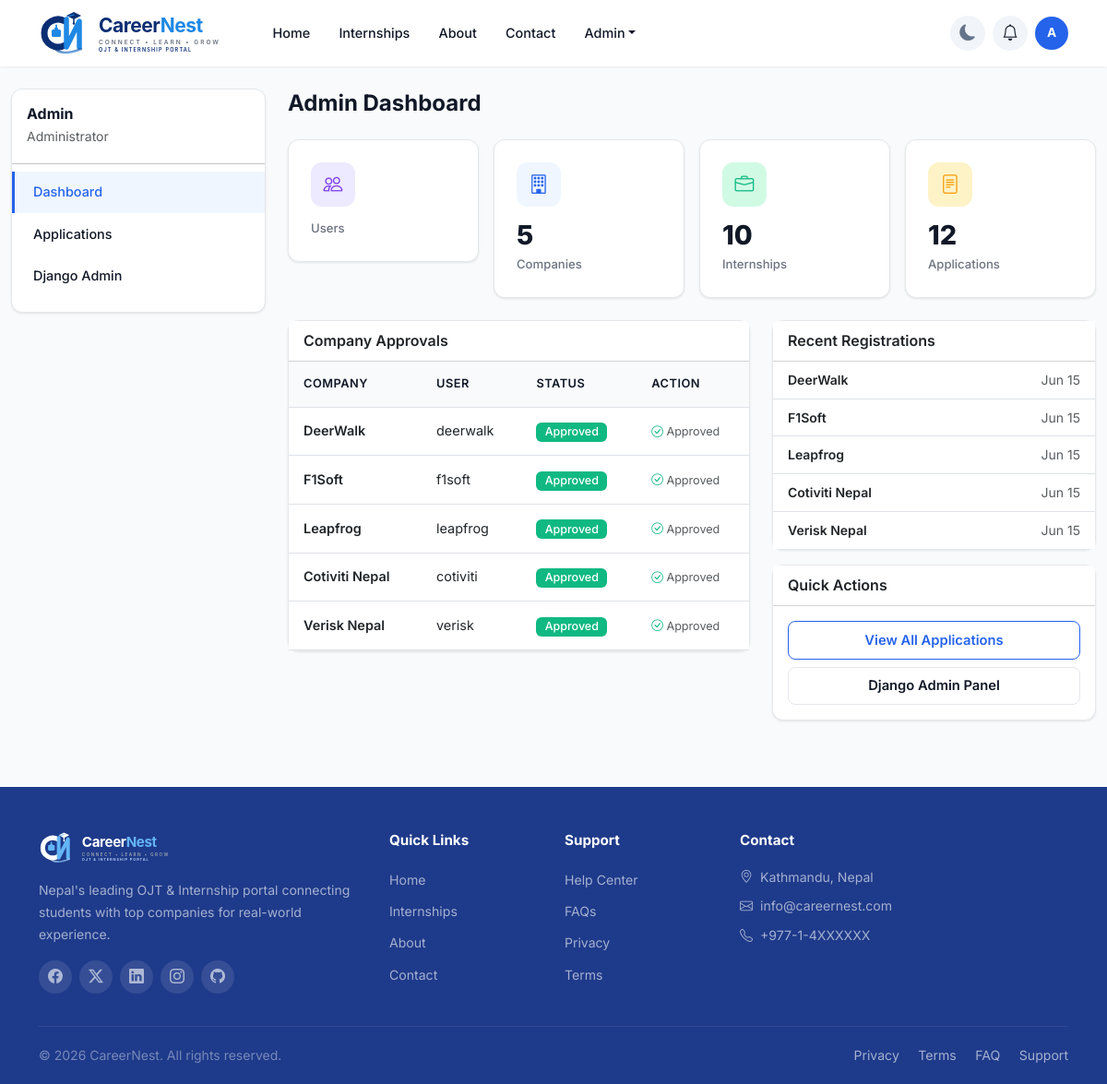
The app's page /internships/admin-dashboard/ (signed in) with its own data.
### companies/models.py (models this page shows, shortened)
class Company(models.Model):
    user = models.OneToOneField(
        User,
        on_delete=models.CASCADE,
        related_name='company'
    )
    company_name = models.CharField(
        max_length=100
    )
    description = models.TextField()
    is_approved = models.BooleanField(
        default=False
    )

### internships/views.py (the view)
# urls.py: path('admin-dashboard/', views.admin_dashboard, name='admin_dashboard'),
@staff_member_required
def admin_dashboard(request):
    total_students = User.objects.count()
    total_internships = Internship.objects.count()
    total_applications = Application.objects.count()
    companies = Company.objects.all()
    return render(request, 'internships/admin_dashboard.html', {
        'total_students': total_students,
        'total_internships': total_internships,
        'total_applications': total_applications,
        'companies': companies,
    })

### accounts/context_processors.py (called while the page is built)
def notifications(request):
    if request.user.is_authenticated:
        return {
            'notifications': Notification.objects.filter(user=request.user)[:5],
            'unread_count': Notification.objects.filter(user=request.user, is_read=False).count(),
        }
    return {}

### templates/internships/admin_dashboard.html (shortened to what this page needs)
{% extends 'base.html' %}
{% block content %}
<div class="container-fluid py-4">
    <div class="row">
        <div class="col-lg-3 mb-4">
            <div class="dash-sidebar">
                <div class="px-3 mb-3">
                    <h6 class="fw-bold mb-0">Admin</h6>
                    <small class="text-muted">Administrator</small>
                </div>
                <hr class="my-2">
                <nav class="nav flex-column">
                    <a class="nav-link active" href="#">Dashboard</a>
                    <a class="nav-link" href="{% url 'admin_applications' %}">Applications</a>
                    <a class="nav-link" href="/admin/">Django Admin</a>
                </nav>
            </div>
        </div>
        <div class="col-lg-9">
            <h4 class="fw-bold mb-4">Admin Dashboard</h4>
            <div class="row g-3 mb-4">
                <div class="col-md-3 fade-up">
                    <div class="dash-stat">
                        <div class="icon-circle" style="background: #EDE9FE; color: #7C3AED;"><i class="bi bi-people"></i></div>
                        <div class="label">Users</div>
                    </div>
                </div>
                <div class="col-md-3 fade-up">
                    <div class="dash-stat">
                        <div class="icon-circle" style="background: #EFF6FF; color: var(--primary);"><i class="bi bi-building"></i></div>
                        <h3>{{ companies.count }}</h3>
                        <div class="label">Companies</div>
                    </div>
                </div>
                <div class="col-md-3 fade-up">
                    <div class="dash-stat">
                        <div class="icon-circle" style="background: #D1FAE5; color: var(--accent);"><i class="bi bi-briefcase"></i></div>
                        <h3>{{ total_internships }}</h3>
                        <div class="label">Internships</div>
                    </div>
                </div>
                <div class="col-md-3 fade-up">
                    <div class="dash-stat">
                        <div class="icon-circle" style="background: #FEF3C7; color: var(--highlight);"><i class="bi bi-file-text"></i></div>
                        <h3>{{ total_applications }}</h3>
                        <div class="label">Applications</div>
                    </div>
                </div>
            </div>
            <div class="row g-4">
                <div class="col-md-7">
                    <div class="card fade-up">
                        <div class="card-header bg-white fw-semibold">Company Approvals</div>
                        <div class="card-body p-0">
                            <div class="table-responsive">
                                <table class="table table-hover mb-0">
                                    <thead><tr><th>Company</th><th>User</th><th>Status</th><th>Action</th></tr></thead>
                                    <tbody>
                                        {% for company in companies %}
                                        <tr>
                                            <td class="fw-semibold">{{ company.company_name }}</td>
                                            <td>{{ company.user.username }}</td>
                                            <td>
                                                {% if company.is_approved %}
                                                <span class="badge bg-success">Approved</span>
                                                {% else %}
                                                <span class="badge bg-warning text-dark">Pending</span>
                                                {% endif %}
                                            </td>
                                            <td>
                                                {% if not company.is_approved %}
                                                <a href="{% url 'approve_company' company.id %}" class="btn btn-sm btn-success rounded-pill px-3">
                                                    <i class="bi bi-check-lg"></i> Approve
                                                </a>
                                                {% else %}
                                                <span class="text-muted small"><i class="bi bi-check-circle text-success"></i> Approved</span>
                                                {% endif %}
                                            </td>
                                        </tr>
                                        {% empty %}
                                        <tr><td colspan="4" class="text-center py-4">No companies registered yet.</td></tr>
                                        {% endfor %}
                                    </tbody>
                                </table>
                            </div>
                        </div>
                    </div>
                </div>
                <div class="col-md-5">
                    <div class="card fade-up">
                        <div class="card-header bg-white fw-semibold d-flex justify-content-between">
                            <span>Recent Registrations</span>
                        </div>
                        <div class="card-body p-0">
                            <ul class="list-group list-group-flush">
                                {% for company in companies|slice:":6" %}
                                <li class="list-group-item d-flex justify-content-between align-items-center">
                                    <span class="small fw-semibold">{{ company.company_name }}</span>
                                    <small class="text-muted">{{ company.user.date_joined|date:"M d" }}</small>
                                </li>
                                {% empty %}
                                <li class="list-group-item text-center text-muted py-4">No registrations.</li>
                                {% endfor %}
                            </ul>
                        </div>
                    </div>
                    <div class="card mt-3 fade-up">
                        <div class="card-header bg-white fw-semibold d-flex justify-content-between">
                            <span>Quick Actions</span>
                        </div>
                        <div class="card-body">
                            <div class="d-grid gap-2">
                                <a href="{% url 'admin_applications' %}" class="btn btn-outline-primary">View All Applications</a>
                                <a href="/admin/" class="btn btn-ghost">Django Admin Panel</a>
                            </div>
                        </div>
                    </div>
                </div>
            </div>
        </div>
    </div>
</div>
{% endblock %}

### templates/base.html (shortened to what this page needs)
<!DOCTYPE html>
<html lang="en">
<head>
    <link href="https://cdn.jsdelivr.net/npm/bootstrap@5.3.0/dist/css/bootstrap.min.css" rel="stylesheet">
    <link rel="stylesheet" href="https://cdn.jsdelivr.net/npm/bootstrap-icons@1.11.0/font/bootstrap-icons.css">
    {% load static %}
    <link rel="stylesheet" href="{% static 'css/style.css' %}">
</head>
<body>
    <nav class="navbar navbar-expand-lg navbar-light sticky-top">
        <div class="container">
            <a class="navbar-brand" href="/">
                <img src="{% static 'images/logo.svg' %}" alt="CareerNest" height="50">
            </a>
            <div class="collapse navbar-collapse" id="navbarNav">
                <ul class="navbar-nav me-auto">
                    <li class="nav-item"><a class="nav-link" href="/">Home</a></li>
                    <li class="nav-item"><a class="nav-link" href="{% url 'internship_list' %}">Internships</a></li>
                    <li class="nav-item"><a class="nav-link" href="{% url 'about' %}">About</a></li>
                    <li class="nav-item"><a class="nav-link" href="{% url 'contact' %}">Contact</a></li>
                    {% if user.is_authenticated %}
                        {% if user.is_staff %}
                        <li class="nav-item dropdown">
                            <a class="nav-link dropdown-toggle" href="#" role="button" data-bs-toggle="dropdown">Admin</a>
                        </li>
                        {% elif user.company %}
                        <li class="nav-item"><a class="nav-link" href="{% url 'company_dashboard' %}">Dashboard</a></li>
                        <li class="nav-item"><a class="nav-link" href="{% url 'create_internship' %}">Post</a></li>
                        {% else %}
                        <li class="nav-item"><a class="nav-link" href="{% url 'student_dashboard' %}">Dashboard</a></li>
                        <li class="nav-item"><a class="nav-link" href="{% url 'my_applications' %}">My Apps</a></li>
                        {% endif %}
                    {% endif %}
                </ul>
                <ul class="navbar-nav align-items-center gap-2">
                    <li class="nav-item">
                        <button class="theme-toggle" id="themeToggle" title="Toggle dark mode">
                            <i class="bi bi-moon-fill"></i>
                        </button>
                    </li>
                    {% if user.is_authenticated %}
                    <li class="nav-item dropdown">
                        <button class="notification-btn" data-bs-toggle="dropdown" aria-label="Notifications">
                            <i class="bi bi-bell"></i>
                        </button>
                    </li>
                    <li class="nav-item dropdown">
                        <div class="avatar-circle-nav" data-bs-toggle="dropdown" role="button">{{ user.username|first|upper }}</div>
                    </li>
                    {% else %}
                    <li class="nav-item"><a class="btn-login" href="{% url 'login' %}">Login</a></li>
                    <li class="nav-item"><a class="btn-register" href="{% url 'signup' %}">Register</a></li>
                    {% endif %}
                </ul>
            </div>
        </div>
    </nav>
    <main>
        {% block content %}{% endblock %}
    </main>
    <footer class="site-footer pt-5 pb-0 mt-5">
        <div class="container">
            <div class="row g-4">
                <div class="col-lg-4">
                    <img src="{% static 'images/logo-light.svg' %}" alt="CareerNest" height="36" class="mb-3">
                    <p class="small" style="color: rgba(255,255,255,0.6);">Nepal's leading OJT & Internship portal connecting students with top companies for real-world experience.</p>
                    <div class="d-flex gap-2 mt-3">
                        <a href="#" class="social-link"><i class="bi bi-facebook"></i></a>
                        <a href="#" class="social-link"><i class="bi bi-twitter-x"></i></a>
                        <a href="#" class="social-link"><i class="bi bi-linkedin"></i></a>
                        <a href="#" class="social-link"><i class="bi bi-instagram"></i></a>
                        <a href="#" class="social-link"><i class="bi bi-github"></i></a>
                    </div>
                </div>
                <div class="col-6 col-lg-2">
                    <h6 class="footer-title">Quick Links</h6>
                    <ul class="list-unstyled">
                        <li class="mb-1"><a href="/" class="footer-link">Home</a></li>
                        <li class="mb-1"><a href="{% url 'internship_list' %}" class="footer-link">Internships</a></li>
                        <li class="mb-1"><a href="{% url 'about' %}" class="footer-link">About</a></li>
                        <li class="mb-1"><a href="{% url 'contact' %}" class="footer-link">Contact</a></li>
                    </ul>
                </div>
                <div class="col-6 col-lg-2">
                    <h6 class="footer-title">Support</h6>
                    <ul class="list-unstyled">
                        <li class="mb-1"><a href="#" class="footer-link">Help Center</a></li>
                        <li class="mb-1"><a href="#" class="footer-link">FAQs</a></li>
                        <li class="mb-1"><a href="#" class="footer-link">Privacy</a></li>
                        <li class="mb-1"><a href="#" class="footer-link">Terms</a></li>
                    </ul>
                </div>
                <div class="col-lg-4">
                    <h6 class="footer-title">Contact</h6>
                    <ul class="list-unstyled" style="color: rgba(255,255,255,0.6); font-size: 0.88rem;">
                        <li class="mb-2"><i class="bi bi-geo-alt me-1"></i> Kathmandu, Nepal</li>
                        <li class="mb-2"><i class="bi bi-envelope me-1"></i> info@careernest.com</li>
                        <li class="mb-2"><i class="bi bi-telephone me-1"></i> +977-1-4XXXXXX</li>
                    </ul>
                </div>
            </div>
            <div class="footer-bottom py-3 mt-4">
                <div class="row align-items-center">
                    <div class="col-md-6 text-center text-md-start">
                        <p class="mb-0 small" style="color: rgba(255,255,255,0.4);">&copy; {% now "Y" %} CareerNest. All rights reserved.</p>
                    </div>
                    <div class="col-md-6 text-center text-md-end">
                        <a href="#" class="footer-link small me-3">Privacy</a>
                        <a href="#" class="footer-link small me-3">Terms</a>
                        <a href="#" class="footer-link small me-3">FAQ</a>
                        <a href="#" class="footer-link small">Support</a>
                    </div>
                </div>
            </div>
        </div>
    </footer>
</body>
</html>

### records on screen
Company: company_name "DeerWalk", user.username "deerwalk", is_approved "Approved", user.date_joined "Jun 15"
Company: company_name "F1Soft", user.username "f1soft", is_approved "Approved", user.date_joined "Jun 15"
Company: company_name "Leapfrog", user.username "leapfrog", is_approved "Approved", user.date_joined "Jun 15"
Company: company_name "Cotiviti Nepal", user.username "cotiviti", is_approved "Approved", user.date_joined "Jun 15"
Company: company_name "Verisk Nepal", user.username "verisk", is_approved "Approved", user.date_joined "Jun 15"

### other values on screen
{{ user.username|first|upper }} "A"
{{ companies.count }} "5"
{{ total_internships }} "10"
{{ total_applications }} "12"
